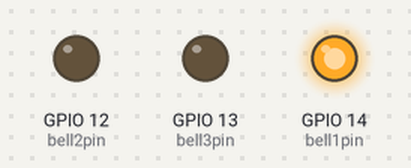
This sketch was run on a simulated ESP8266 (NodeMCU). Parts: output pins drawn as LEDs (lit = HIGH). WiFi joins after 1.5 s; servers stay silent unless stated; the local clock reads 2024-03-15 10:24:30 at power-on unless the sketch sets it; what the sketch prints to the serial monitor is not drawn.

Above: at 2.7 s.
At 5.7 s:
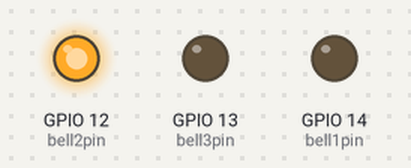
At 8.7 s:
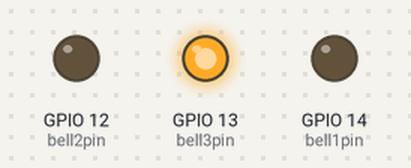
At 10.7 s:
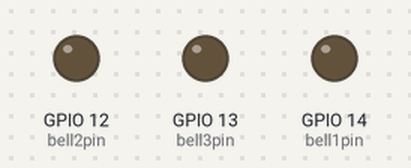
Timing chart, 0 to 12.2 s (numbered marks = the images above):
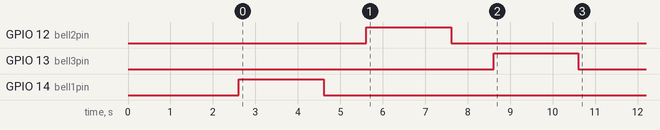

The sketch:

AutoPeal.ino
```cpp
/*
  AutoPeal by Keiran Cantilina.
  Designed for use with 3 relay boards to drive the contactors that turn on the
  swinging bell motors at Church of the Covenant Presbyterian.

  Lots of borrowed code for NTP stuff from:

  NTP TZ DST - bare minimum
  by noiasca
  2020-09-22 see https://werner.rothschopf.net/202011_arduino_esp8266_ntp_en.htm
*/

#ifndef STASSID
#define STASSID "cotc-internal"                            // set your SSID
#define STAPSK  "C0tc*w!f!"                        // set your wifi password
#endif

/* Configuration of NTP */
#define MY_NTP_SERVER "at.pool.ntp.org"
#define MY_TZ "EST5EDT,M3.2.0,M11.1.0"

/* Necessary Includes */
#include <ESP8266WiFi.h>            // we need wifi to get internet access
#include <time.h>                   // for time() ctime()
#include <coredecls.h> // optional settimeofday_cb() callback to check on server

/* Globals */
time_t now;                         // this are the seconds since Epoch (1970) - UTC
tm tm;                              // the structure tm holds time information in a more convenient way

// Pins
int bell1pin = 14; // D5
int bell2pin = 12; // D6
int bell3pin = 13; // D7

void showTime() {
  time(&now);                       // read the current time
  localtime_r(&now, &tm);           // update the structure tm with the current time
  Serial.print("year:");
  Serial.print(tm.tm_year + 1900);  // years since 1900
  Serial.print("\tmonth:");
  Serial.print(tm.tm_mon + 1);      // January = 0 (!)
  Serial.print("\tday:");
  Serial.print(tm.tm_mday);         // day of month
  Serial.print("\thour:");
  Serial.print(tm.tm_hour);         // hours since midnight  0-23
  Serial.print("\tmin:");
  Serial.print(tm.tm_min);          // minutes after the hour  0-59
  Serial.print("\tsec:");
  Serial.print(tm.tm_sec);          // seconds after the minute  0-61*
  Serial.print("\twday");
  Serial.print(tm.tm_wday);         // days since Sunday 0-6
  if (tm.tm_isdst == 1)             // Daylight Saving Time flag
    Serial.print("\tDST");
  else
    Serial.print("\tstandard");
  Serial.println();
}

void time_is_set(bool from_sntp /* <= this optional parameter can be used with ESP8266 Core 3.0.0*/) {
  Serial.print(F("\nTime was set! from_sntp="));
  Serial.println(from_sntp);
}

void ring_peal(){
  Serial.println("RINGING PEAL");

  // Ring up
  digitalWrite(bell1pin, HIGH);
  delay(10000);
  digitalWrite(bell2pin, HIGH);
  delay(5000);
  digitalWrite(bell3pin, HIGH);

  // Ringing for 2 minutes
  delay(120000);

  // Ring down
  digitalWrite(bell1pin, LOW);
  delay(10000);
  digitalWrite(bell2pin, LOW);
  delay(5000);
  digitalWrite(bell3pin, LOW);

  Serial.println("PEAL FINISHED");
}

void relay_test(){
  digitalWrite(bell1pin, HIGH);
  delay(2000);
  digitalWrite(bell1pin, LOW);
  delay(1000);
  digitalWrite(bell2pin, HIGH);
  delay(2000);
  digitalWrite(bell2pin, LOW);
  delay(1000);
  digitalWrite(bell3pin, HIGH);
  delay(2000);
  digitalWrite(bell3pin, LOW);
}

void setup() {
  Serial.begin(115200);
  delay(1000);
  Serial.println("\n\nWelcome to AutoPeal!\n");
  Serial.println("Version: 1.0");
  Serial.print("Build date: ");
  Serial.println(__DATE__ " " __TIME__);
  Serial.println();

  pinMode(bell1pin, OUTPUT);
  digitalWrite(bell1pin, LOW);
  pinMode(bell2pin, OUTPUT);
  digitalWrite(bell2pin, LOW);
  pinMode(bell3pin, OUTPUT);
  digitalWrite(bell3pin, LOW);

  configTime(MY_TZ, MY_NTP_SERVER); // --> Here is the IMPORTANT ONE LINER needed in your sketch!
  settimeofday_cb(time_is_set); // optional: callback if time was sent

  // start network
  WiFi.persistent(false);
  WiFi.mode(WIFI_STA);
  WiFi.begin(STASSID, STAPSK);
  Serial.println("-----Wifi credentials-----");
  Serial.print("SSID: ");
  Serial.println(STASSID);
  Serial.print("PASSWORD: ");
  Serial.println(STAPSK);
  Serial.print ("Connecting to wifi");
  while (WiFi.status() != WL_CONNECTED) {
    delay(200);
    Serial.print ( "." );
  }
  Serial.println("\nWiFi connected!");

  // Relay test
  Serial.println("\nTesting relays...");
  relay_test();
  Serial.println("Relay testing complete.");
  Serial.println("\nSync with NTP will complete in a few moments.\n");
  // by default, the NTP will be started after 60 secs
}

void loop() {
  showTime();

  // If it's 9:45AM on a Sunday, ring peal
  if(tm.tm_wday==0&&tm.tm_hour==9&&tm.tm_min==45){
    ring_peal();
  }

  delay(10000); // dirty delay to poll for time every 10 seconds

}
```
